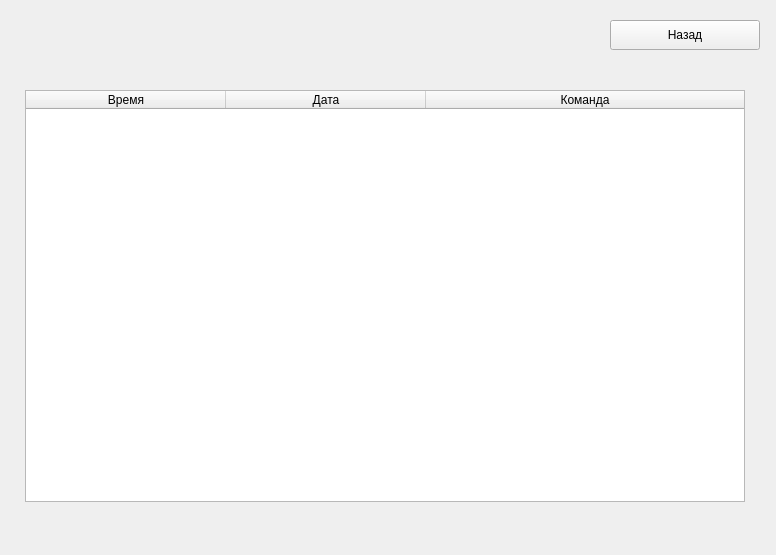
<?xml version="1.0" encoding="UTF-8"?>
<ui version="4.0">
 <class>Logs</class>
 <widget class="QMainWindow" name="Logs">
  <property name="geometry">
   <rect>
    <x>0</x>
    <y>0</y>
    <width>776</width>
    <height>555</height>
   </rect>
  </property>
  <property name="windowTitle">
   <string>MainWindow</string>
  </property>
  <property name="styleSheet">
   <string notr="true"/>
  </property>
  <widget class="QWidget" name="centralwidget">
   <property name="styleSheet">
    <string notr="true"/>
   </property>
   <widget class="QPushButton" name="back">
    <property name="geometry">
     <rect>
      <x>610</x>
      <y>20</y>
      <width>150</width>
      <height>30</height>
     </rect>
    </property>
    <property name="maximumSize">
     <size>
      <width>150</width>
      <height>30</height>
     </size>
    </property>
    <property name="layoutDirection">
     <enum>Qt::LeftToRight</enum>
    </property>
    <property name="styleSheet">
     <string notr="true"/>
    </property>
    <property name="text">
     <string>Назад</string>
    </property>
   </widget>
   <widget class="QWidget" name="gridLayoutWidget">
    <property name="geometry">
     <rect>
      <x>20</x>
      <y>90</y>
      <width>731</width>
      <height>412</height>
     </rect>
    </property>
    <layout class="QGridLayout" name="gridLayout">
     <item row="0" column="0">
      <widget class="QTableWidget" name="tableWidget">
       <property name="minimumSize">
        <size>
         <width>720</width>
         <height>400</height>
        </size>
       </property>
       <property name="maximumSize">
        <size>
         <width>700</width>
         <height>16777215</height>
        </size>
       </property>
       <property name="styleSheet">
        <string notr="true"/>
       </property>
       <property name="lineWidth">
        <number>1</number>
       </property>
       <property name="midLineWidth">
        <number>-5</number>
       </property>
       <property name="sizeAdjustPolicy">
        <enum>QAbstractScrollArea::AdjustIgnored</enum>
       </property>
       <property name="autoScroll">
        <bool>true</bool>
       </property>
       <property name="tabKeyNavigation">
        <bool>true</bool>
       </property>
       <property name="showDropIndicator" stdset="0">
        <bool>true</bool>
       </property>
       <property name="dragEnabled">
        <bool>false</bool>
       </property>
       <property name="dragDropOverwriteMode">
        <bool>true</bool>
       </property>
       <property name="alternatingRowColors">
        <bool>false</bool>
       </property>
       <property name="showGrid">
        <bool>true</bool>
       </property>
       <property name="sortingEnabled">
        <bool>false</bool>
       </property>
       <property name="wordWrap">
        <bool>true</bool>
       </property>
       <property name="cornerButtonEnabled">
        <bool>true</bool>
       </property>
       <attribute name="horizontalHeaderVisible">
        <bool>true</bool>
       </attribute>
       <attribute name="horizontalHeaderCascadingSectionResizes">
        <bool>true</bool>
       </attribute>
       <attribute name="horizontalHeaderDefaultSectionSize">
        <number>200</number>
       </attribute>
       <attribute name="horizontalHeaderHighlightSections">
        <bool>true</bool>
       </attribute>
       <attribute name="horizontalHeaderMinimumSectionSize">
        <number>50</number>
       </attribute>
       <attribute name="horizontalHeaderShowSortIndicator" stdset="0">
        <bool>true</bool>
       </attribute>
       <attribute name="horizontalHeaderStretchLastSection">
        <bool>true</bool>
       </attribute>
       <attribute name="verticalHeaderVisible">
        <bool>false</bool>
       </attribute>
       <attribute name="verticalHeaderCascadingSectionResizes">
        <bool>false</bool>
       </attribute>
       <attribute name="verticalHeaderDefaultSectionSize">
        <number>40</number>
       </attribute>
       <attribute name="verticalHeaderHighlightSections">
        <bool>true</bool>
       </attribute>
       <attribute name="verticalHeaderShowSortIndicator" stdset="0">
        <bool>true</bool>
       </attribute>
       <attribute name="verticalHeaderStretchLastSection">
        <bool>false</bool>
       </attribute>
       <column>
        <property name="text">
         <string>Время</string>
        </property>
       </column>
       <column>
        <property name="text">
         <string>Дата</string>
        </property>
       </column>
       <column>
        <property name="text">
         <string>Команда</string>
        </property>
       </column>
      </widget>
     </item>
    </layout>
   </widget>
  </widget>
 </widget>
 <resources/>
 <connections/>
</ui>
